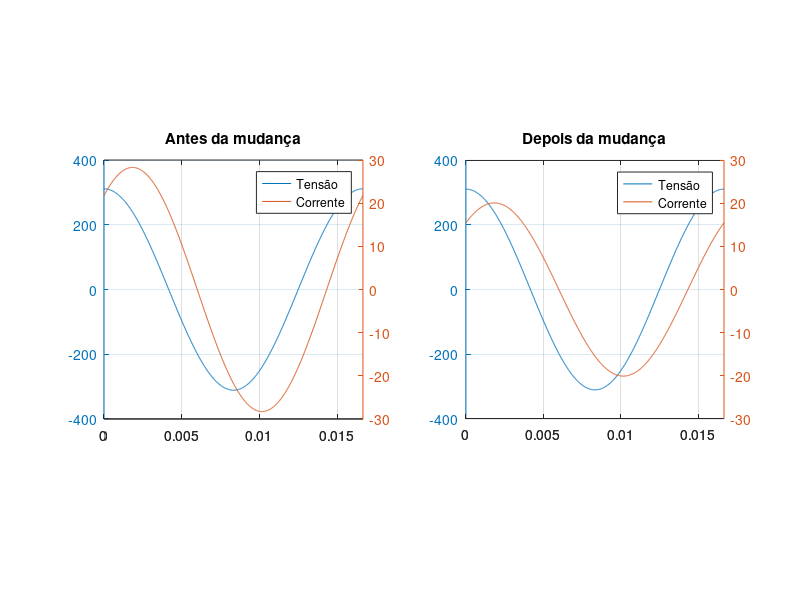
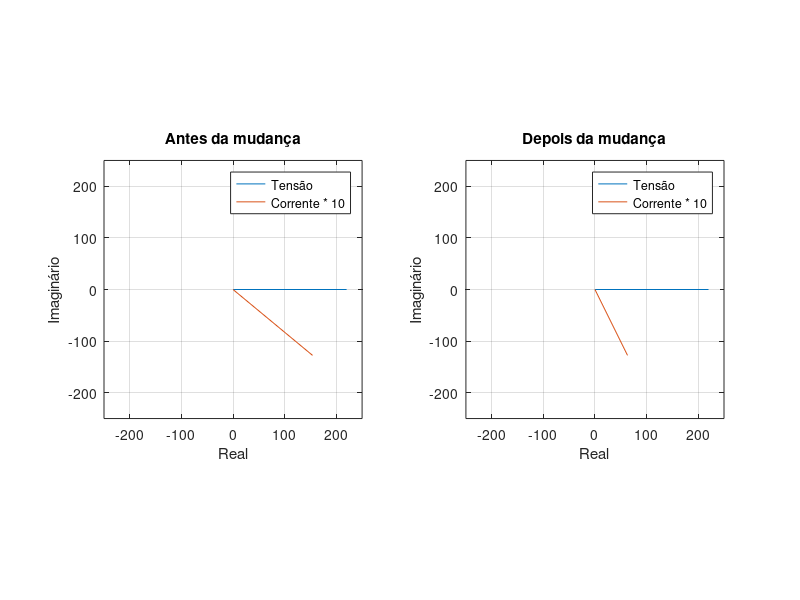
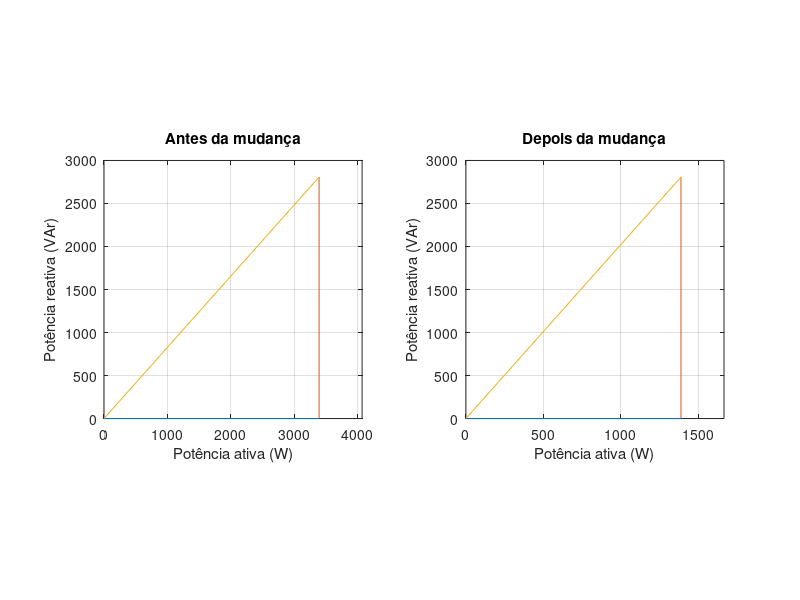

MATLAB code for these plots, in order:
%Informações iniciais
V = 220; %Tensão nominal
f = 60; %Frequência
I = 20; %Corrente nominal

%Defasagem entre a corrente e a tensão
atraso = 1.8355e-3; 
fase = -atraso*2*pi*f;

t = [0:(1/f)/1000:1/f];

%V e I no domínio do tempo
Vt = V*sqrt(2)*cos(2*pi*f*t);
It = I*sqrt(2)*cos(2*pi*f*t + fase);

%V e I no domínio fasorial
Vfas = V*exp(j*0);
Ifas = I*exp(j*fase);

%Triângulo das potências
S = Vfas*conj(Ifas);
P = real(S);
Q = imag(S);
Sap = abs(S);

%Alteração na potência;
S2 = S-2000;
P2 = real(S2);
Q2 = imag(S2);
Sap2 = abs(S2);

%Novos valores de I
Ifas2 = conj(S2)/Vfas;
It2 = abs(Ifas2)*sqrt(2)*cos(2*pi*f*t + fase);

%Gráficos no dominio do tempo
figure(1)
subplot(1, 2, 1)
plotyy(t, Vt, t, It)
title('Antes da mudança')
legend('Tensão', 'Corrente')
axis('square')
grid;

subplot(1, 2, 2)
plotyy(t, Vt, t, It2)
title('Depois da mudança')
legend('Tensão', 'Corrente')
axis('square')
grid;

%Gráficos no dominio fasorial 
figure(2)
subplot(1, 2, 1)
plot([0 real(Vfas)], [0 imag(Vfas)], [0 real(Ifas)*10], [0 imag(Ifas)*10])
axis([-250 250 -250 250])
axis('square')
xlabel('Real')
ylabel('Imaginário')
legend('Tensão', 'Corrente * 10')
title('Antes da mudança')
grid;

subplot(1, 2, 2)
plot([0 real(Vfas)], [0 imag(Vfas)], [0 real(Ifas2)*10], [0 imag(Ifas2)*10])
axis([-250 250 -250 250])
axis('square')
xlabel('Real')
ylabel('Imaginário')
legend('Tensão', 'Corrente * 10')
title('Depois da mudança')
grid;

%Gráficos do triângulo das potências
figure(3)
subplot(1, 2, 1)
plot([0 P], [0 0], [P P], [0 Q], [0 P], [0 Q])
xlabel('Potência ativa (W)')
ylabel('Potência reativa (VAr)')
xlim([0 P+(P/5)])
axis('square')
title('Antes da mudança')
grid;  

subplot(1, 2, 2)
plot([0 P2], [0 0], [P2 P2], [0 Q2], [0 P2], [0 Q2])
xlabel('Potência ativa (W)')
ylabel('Potência reativa (VAr)')
xlim([0 P2+(P2/5)])
axis('square')
title('Depois da mudança')
grid;  